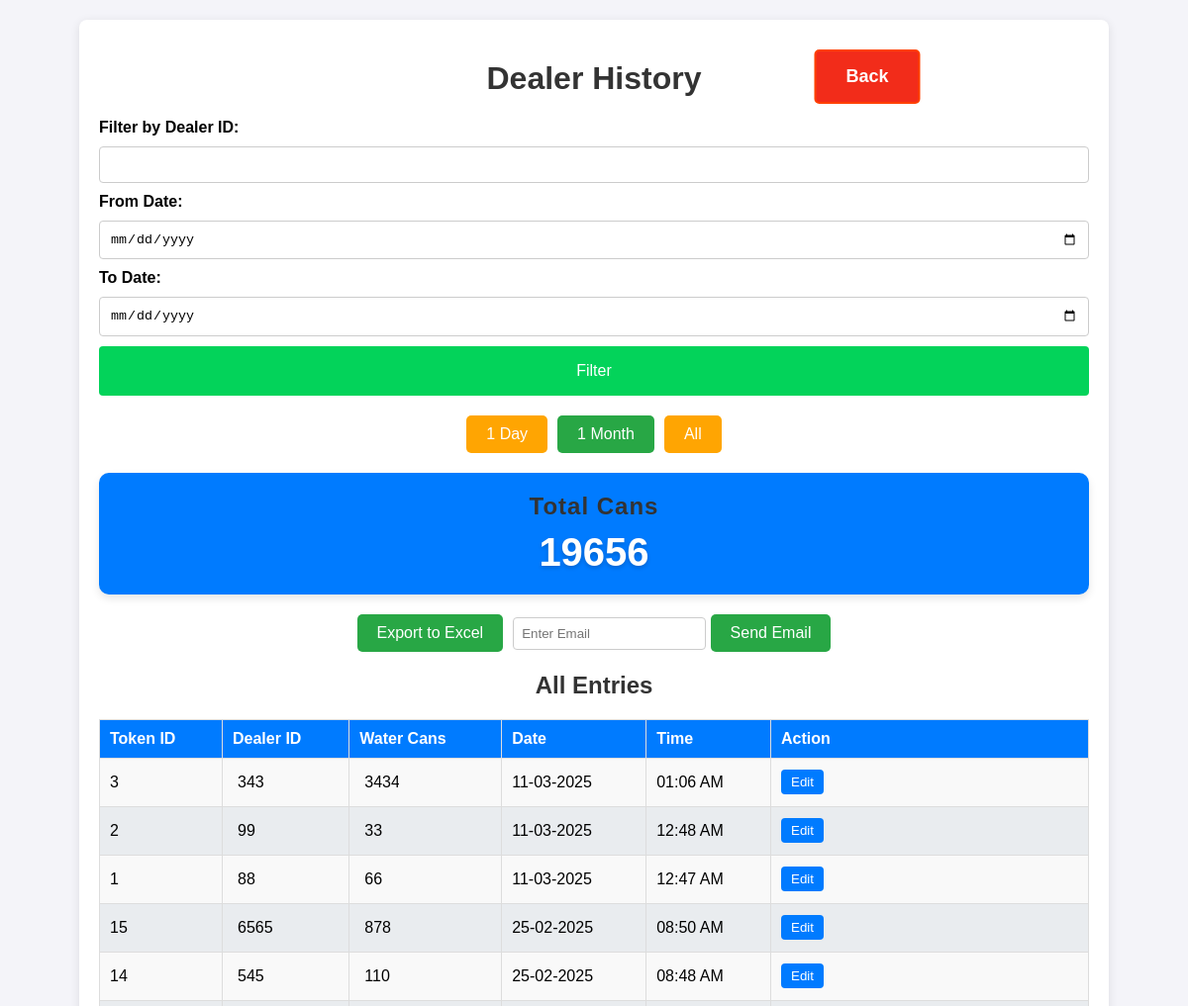
Before: /history (upper part) with the older database file.
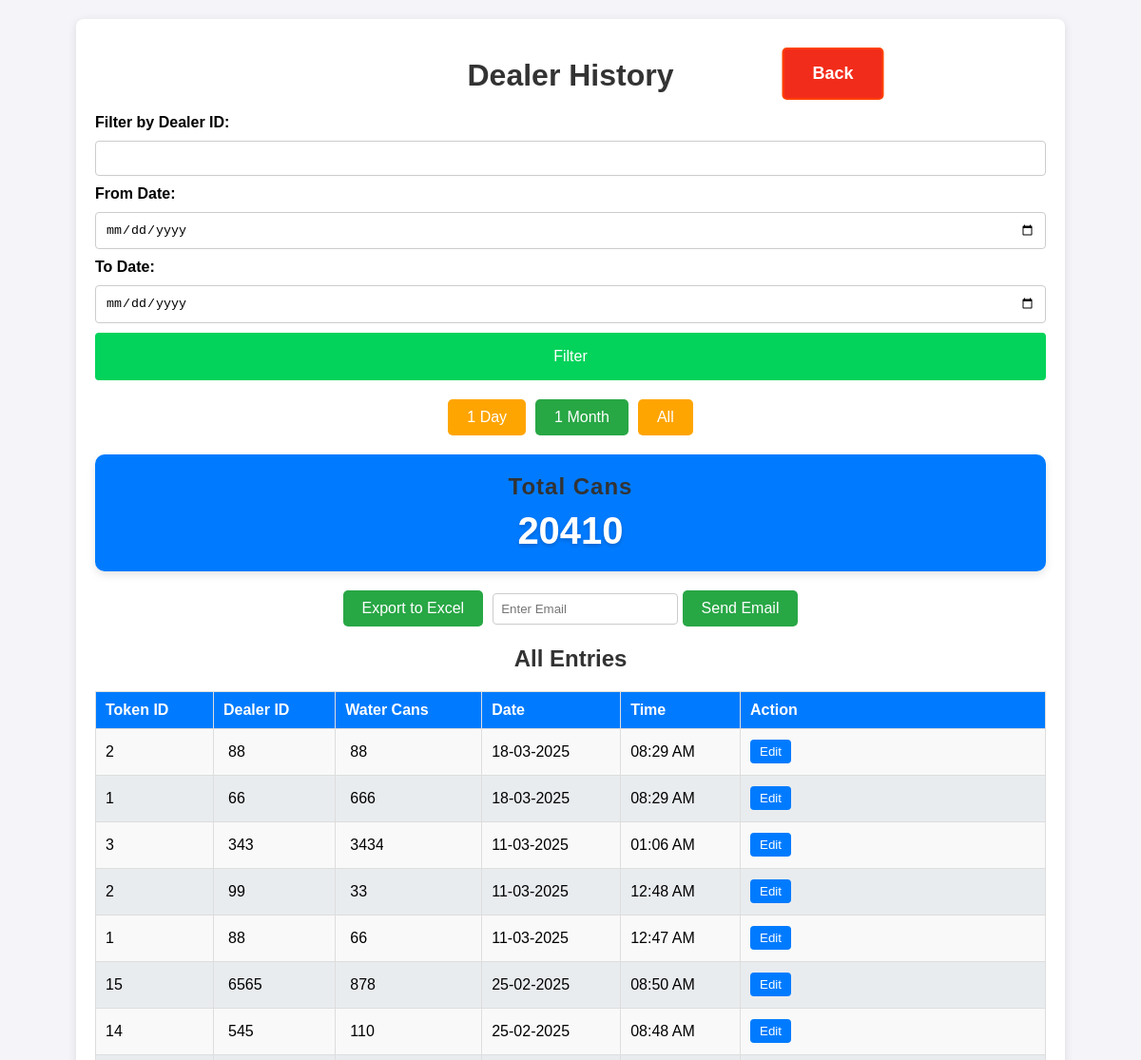
After: the same page with the newer database file.
### app.py (models this page shows, shortened)
class Dealer(db.Model):
    id = db.Column(db.Integer, primary_key=True)
    dealer_id = db.Column(db.String(100), nullable=False)
    water_can_count = db.Column(db.Integer, nullable=False)
    timestamp = db.Column(db.DateTime, default=datetime.now)
    token_id = db.Column(db.Integer, nullable=False)  # Daily resetting token ID
    @property
    def formatted_date(self):
        return self.timestamp.strftime("%d-%m-%Y")  # Format the date
    @property
    def formatted_time(self):
        return self.timestamp.strftime("%I:%M %p")  # Format the time in 12-hour format

### app.py (the view)
@app.route('/history', methods=['GET'])
def history(msg=None):
    filtered_data, filter_type = get_filtered_data(request)
    dealer_id_filter = request.args.get('dealer_id', '')  # Default is an empty string
    date_from = request.args.get('date_from', '')
    date_to = request.args.get('date_to', '')
    total_cans = sum(dealer.water_can_count for dealer in filtered_data)
    return render_template('history.html', data=filtered_data,
                            dealer_id=dealer_id_filter,
                            date_from=date_from,
                            date_to=date_to,
                            total_cans=total_cans,
                            filter_type=filter_type,
                            msg=msg)

### templates/history.html (shortened to what this page needs)
<!DOCTYPE html>
<html lang="en">
<head>
    <link rel="stylesheet" href="/static/styles.css">
</head>
<body>
    <div class="container history_container">
        <h1>Dealer History</h1>
        <form method="GET" class="form">
            <label for="dealer_id">Filter by Dealer ID:</label>
            <input type="text" id="dealer_id" name="dealer_id" value="{{ dealer_id }}">
            <label for="date_from">From Date:</label>
            <input type="date" id="date_from" name="date_from" value="{{ date_from }}">
            <label for="date_to">To Date:</label>
            <input type="date" id="date_to" name="date_to" value="{{ date_to }}">
            <button type="submit" name="filter_button" value="submit" class="btn">Filter</button>
        </form>
        <div class="filter-buttons">
            <a href="/history?filter_type=1-day" class="filter-button {{ 'active' if filter_type == '1-day' else '' }}">1 Day</a>
            <a href="/history?filter_type=1-month" class="filter-button {{ 'active' if filter_type == '1-month' else '' }}">1 Month</a>
            <a href="/history?filter_type=all" class="filter-button {{ 'active' if filter_type == 'all' else '' }}">All</a>
        </div>
         <div class="total-cans-card">
            <h2>Total Cans</h2>
            <div class="total-cans-number">{{ total_cans }}</div>
        </div>
        <div class="export-options">
            <form action="/export" method="get">
                <button type="submit" class="export-button">Export to Excel</button>
            </form>
            <form action="{{ url_for('send_email') }}" method="get" style="display: inline;">
                <input class="export-input" type="email" name="email" placeholder="Enter Email" required>
                <button type="submit" class="export-button">Send Email</button>
            </form>
        </div>
        <a href="/" class="back">Back</a>
        <h2>All Entries</h2>
        <table class="history_data">
            <thead>
                <tr>
                    <th>Token ID</th>
                    <th>Dealer ID</th>
                    <th>Water Cans</th>
                    <th>Date</th>
                    <th>Time</th>
                    <th class="history_action">Action</th>
                </tr>
            </thead>
            <tbody>
                {% for entry in data %}
                <tr>
                    <td>{{ entry.token_id }}</td>
                    <td><input type="text" id="dealer_id_{{ entry.id }}" value="{{ entry.dealer_id }}" readonly></td>
                    <td><input type="number" id="water_can_{{ entry.id }}" value="{{ entry.water_can_count }}" readonly></td>
                    <td>{{ entry.formatted_date }}</td>
                    <td>{{ entry.formatted_time }}</td>
                    <td>
                        <button class="edit" onclick="enableEdit({{ entry.id }})">Edit</button>
                    </td>
                </tr>
                {% endfor %}
            </tbody>
        </table>
    </div>
</body>
</html>

Changed rows visible on the page:
added Dealer: token_id "2", dealer_id "88", water_can_count "88", formatted_date "18-03-2025", formatted_time "08:29 AM"
added Dealer: token_id "1", dealer_id "66", water_can_count "666", formatted_date "18-03-2025", formatted_time "08:29 AM"
Other visible differences:
{{ total_cans }}: "19656" → "20410"
